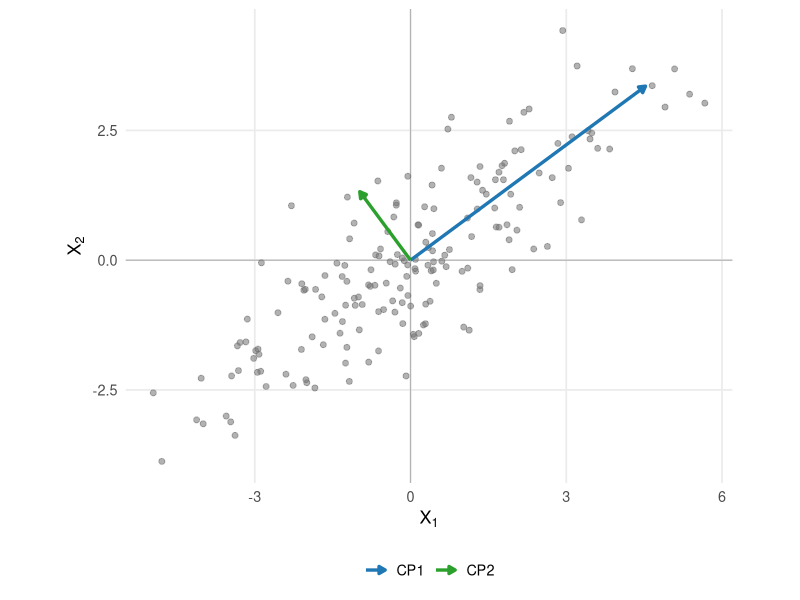
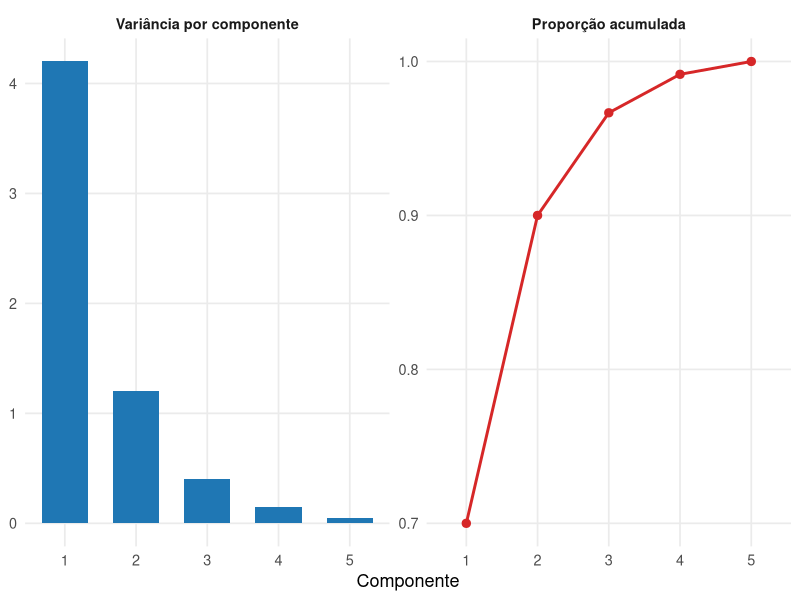
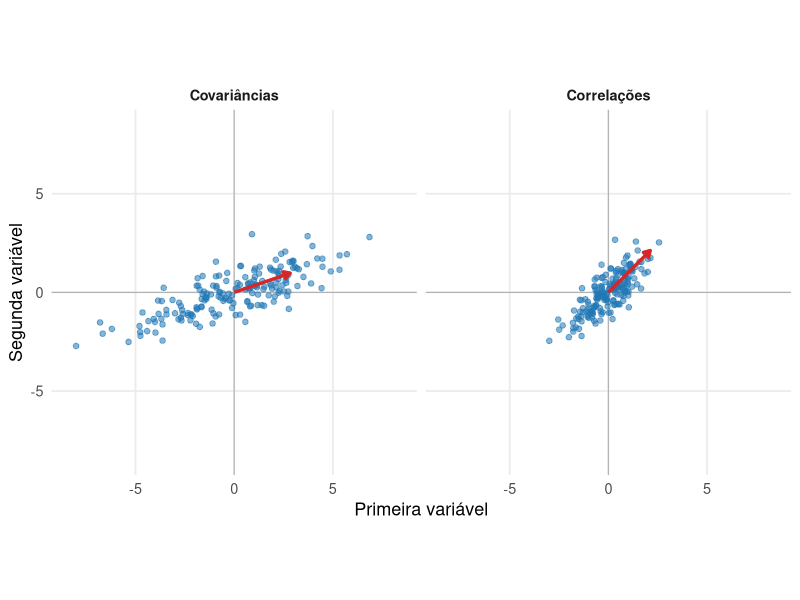
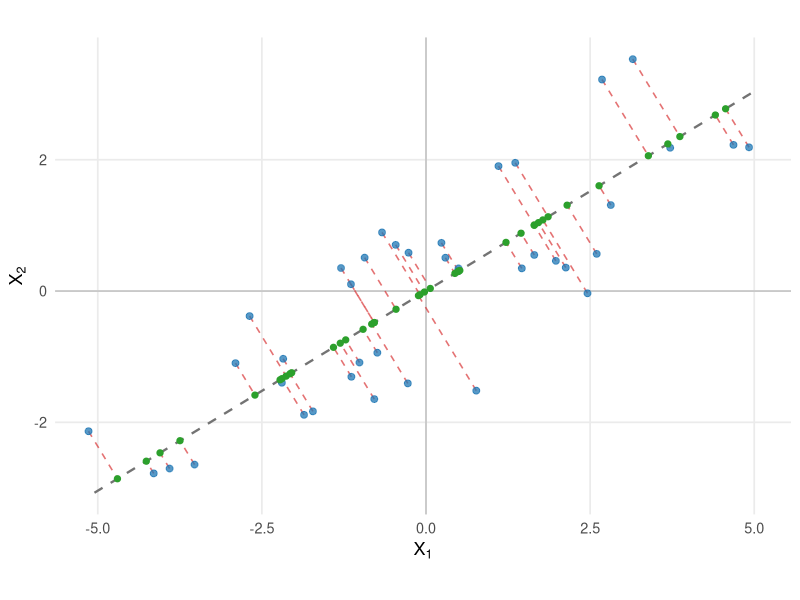
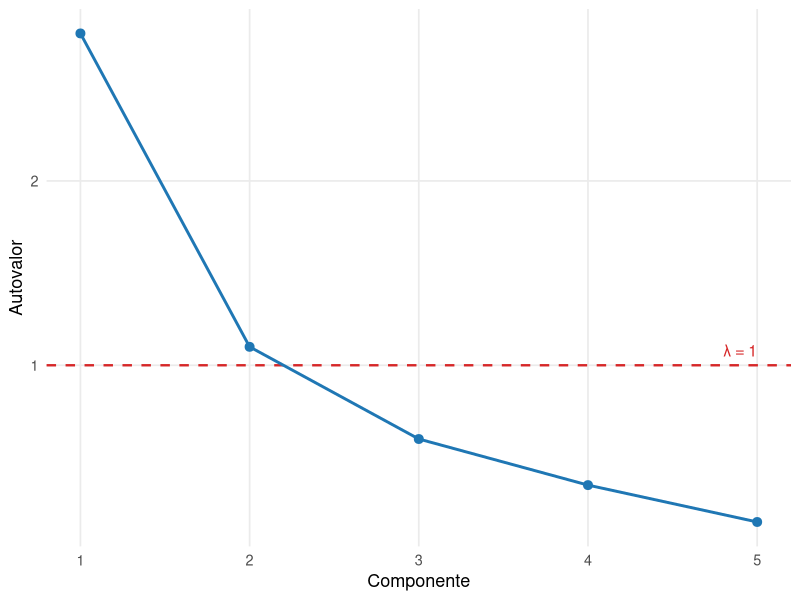
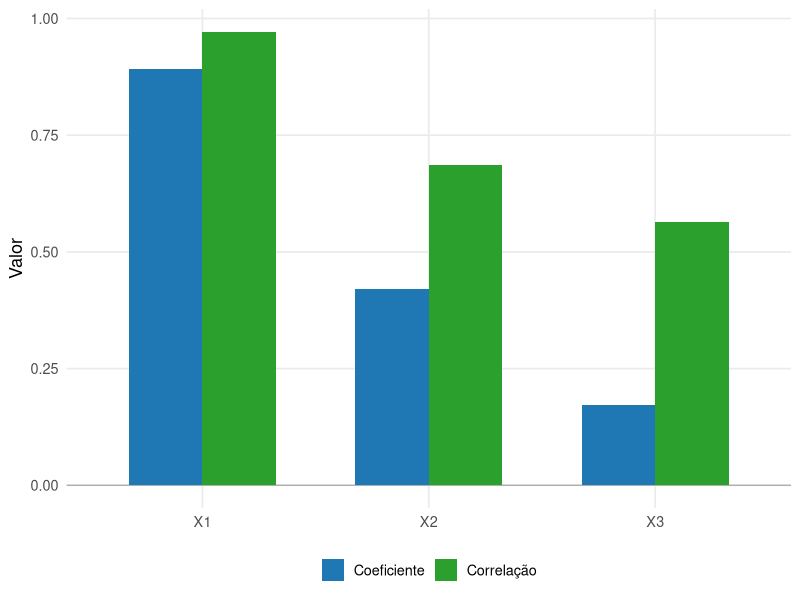

Write the R code that produced these figures, in order.
## ---- chunk 1
#| label: fig-acp-direcoes-principais
#| echo: false
#| warning: false
#| message: false
#| fig-cap: "As direções principais acompanham os eixos de maior e menor variabilidade da nuvem de observações."
#| fig-width: 7
#| fig-height: 6
#| fig-align: center

library(ggplot2)

set.seed(314)

Sigma <- matrix(
  c(
    5.0, 3.2,
    3.2, 3.0
  ),
  nrow = 2,
  byrow = TRUE
)

decomposicao <- eigen(
  Sigma,
  symmetric = TRUE
)

Q <- decomposicao$vectors
lambda <- decomposicao$values

Z <- matrix(
  stats::rnorm(360),
  ncol = 2
)

X <- Z %*%
  diag(
    sqrt(lambda),
    nrow = 2
  ) %*%
  t(Q)

X <- scale(
  X,
  center = TRUE,
  scale = FALSE
)

dados <- data.frame(
  X1 = X[, 1],
  X2 = X[, 2]
)

S <- stats::cov(X)

decomp_amostral <- eigen(
  S,
  symmetric = TRUE
)

A <- decomp_amostral$vectors
autovalores <- decomp_amostral$values

if (A[1, 1] < 0) {
  A[, 1] <- -A[, 1]
}

if (A[2, 2] < 0) {
  A[, 2] <- -A[, 2]
}

escala_eixos <- 2.2

eixos <- data.frame(
  componente = c(
    "CP1",
    "CP2"
  ),
  x = 0,
  y = 0,
  xend = escala_eixos *
    sqrt(autovalores) *
    A[1, ],
  yend = escala_eixos *
    sqrt(autovalores) *
    A[2, ]
)

cores <- c(
  "CP1" = "#1f77b4",
  "CP2" = "#2ca02c"
)

ggplot(
  dados,
  aes(
    x = X1,
    y = X2
  )
) +
  geom_hline(
    yintercept = 0,
    linewidth = 0.4,
    color = "gray70"
  ) +
  geom_vline(
    xintercept = 0,
    linewidth = 0.4,
    color = "gray70"
  ) +
  geom_point(
    alpha = 0.55,
    size = 1.7,
    color = "gray45"
  ) +
  geom_segment(
    data = eixos,
    aes(
      x = x,
      y = y,
      xend = xend,
      yend = yend,
      color = componente
    ),
    inherit.aes = FALSE,
    linewidth = 1.15,
    arrow = grid::arrow(
      length = grid::unit(
        0.18,
        "cm"
      ),
      type = "closed"
    )
  ) +
  scale_color_manual(
    values = cores,
    name = NULL
  ) +
  coord_equal() +
  labs(
    x = expression(X[1]),
    y = expression(X[2])
  ) +
  theme_minimal(
    base_size = 13
  ) +
  theme(
    panel.grid.minor = element_blank(),
    legend.position = "bottom"
  )
## ---- chunk 2
#| label: fig-acp-variancia-explicada
#| echo: false
#| warning: false
#| message: false
#| fig-cap: "Os autovalores quantificam a variância de cada componente, e sua soma acumulada determina a proporção da variabilidade representada pelas primeiras dimensões."
#| fig-width: 9
#| fig-height: 4.6
#| fig-align: center

library(ggplot2)

autovalores <- c(
  4.20,
  1.20,
  0.40,
  0.15,
  0.05
)

componentes <- seq_along(
  autovalores
)

dados_variancia <- data.frame(
  componente = componentes,
  valor = autovalores,
  painel = "Variância por componente"
)

dados_acumulada <- data.frame(
  componente = componentes,
  valor = cumsum(
    autovalores
  ) / sum(
    autovalores
  ),
  painel = "Proporção acumulada"
)

dados_variancia$painel <- factor(
  dados_variancia$painel,
  levels = c(
    "Variância por componente",
    "Proporção acumulada"
  )
)

dados_acumulada$painel <- factor(
  dados_acumulada$painel,
  levels = levels(
    dados_variancia$painel
  )
)

ggplot() +
  geom_col(
    data = dados_variancia,
    aes(
      x = componente,
      y = valor
    ),
    width = 0.65,
    fill = "#1f77b4"
  ) +
  geom_line(
    data = dados_acumulada,
    aes(
      x = componente,
      y = valor
    ),
    linewidth = 1,
    color = "#d62728"
  ) +
  geom_point(
    data = dados_acumulada,
    aes(
      x = componente,
      y = valor
    ),
    size = 2.5,
    color = "#d62728"
  ) +
  facet_wrap(
    vars(painel),
    scales = "free_y"
  ) +
  scale_x_continuous(
    breaks = componentes
  ) +
  labs(
    x = "Componente",
    y = NULL
  ) +
  theme_minimal(
    base_size = 13
  ) +
  theme(
    panel.grid.minor = element_blank(),
    strip.text = element_text(
      face = "bold"
    )
  )
## ---- chunk 3
#| label: fig-acp-covariancia-correlacao
#| echo: false
#| warning: false
#| message: false
#| fig-cap: "A ACP baseada em covariâncias preserva as escalas originais, enquanto a ACP baseada em correlações utiliza a geometria das variáveis padronizadas."
#| fig-width: 9
#| fig-height: 4.6
#| fig-align: center

library(ggplot2)

set.seed(731)

n <- 180

z1 <- stats::rnorm(n)

z2 <- 0.75 * z1 +
  sqrt(
    1 - 0.75^2
  ) *
  stats::rnorm(n)

X <- cbind(
  2.5 * z1,
  z2
)

X <- scale(
  X,
  center = TRUE,
  scale = FALSE
)

X_pad <- scale(
  X,
  center = TRUE,
  scale = TRUE
)

S <- stats::cov(X)
R <- stats::cor(X)

eig_S <- eigen(
  S,
  symmetric = TRUE
)

eig_R <- eigen(
  R,
  symmetric = TRUE
)

a_S <- eig_S$vectors[, 1]
a_R <- eig_R$vectors[, 1]

if (a_S[1] < 0) {
  a_S <- -a_S
}

if (a_R[1] < 0) {
  a_R <- -a_R
}

dados <- rbind(
  data.frame(
    C1 = X[, 1],
    C2 = X[, 2],
    painel = "Covariâncias"
  ),
  data.frame(
    C1 = X_pad[, 1],
    C2 = X_pad[, 2],
    painel = "Correlações"
  )
)

dados$painel <- factor(
  dados$painel,
  levels = c(
    "Covariâncias",
    "Correlações"
  )
)

comprimento <- 3

eixos <- rbind(
  data.frame(
    painel = "Covariâncias",
    x = 0,
    y = 0,
    xend = comprimento * a_S[1],
    yend = comprimento * a_S[2]
  ),
  data.frame(
    painel = "Correlações",
    x = 0,
    y = 0,
    xend = comprimento * a_R[1],
    yend = comprimento * a_R[2]
  )
)

eixos$painel <- factor(
  eixos$painel,
  levels = levels(
    dados$painel
  )
)

limite <- 1.05 * max(
  abs(
    c(
      dados$C1,
      dados$C2
    )
  )
)

ggplot(
  dados,
  aes(
    x = C1,
    y = C2
  )
) +
  geom_hline(
    yintercept = 0,
    linewidth = 0.4,
    color = "gray70"
  ) +
  geom_vline(
    xintercept = 0,
    linewidth = 0.4,
    color = "gray70"
  ) +
  geom_point(
    color = "#1f77b4",
    alpha = 0.55,
    size = 1.6
  ) +
  geom_segment(
    data = eixos,
    aes(
      x = x,
      y = y,
      xend = xend,
      yend = yend
    ),
    inherit.aes = FALSE,
    linewidth = 1.15,
    color = "#d62728",
    arrow = grid::arrow(
      length = grid::unit(
        0.18,
        "cm"
      ),
      type = "closed"
    )
  ) +
  facet_wrap(
    vars(painel)
  ) +
  coord_equal(
    xlim = c(
      -limite,
      limite
    ),
    ylim = c(
      -limite,
      limite
    )
  ) +
  labs(
    x = "Primeira variável",
    y = "Segunda variável"
  ) +
  theme_minimal(
    base_size = 13
  ) +
  theme(
    panel.grid.minor = element_blank(),
    strip.text = element_text(
      face = "bold"
    )
  )
## ---- chunk 4
#| label: fig-acp-projecao-reconstrucao
#| echo: false
#| warning: false
#| message: false
#| fig-cap: "A redução para uma componente substitui cada observação por sua projeção sobre a primeira direção principal; os segmentos ortogonais representam o erro de reconstrução."
#| fig-width: 7
#| fig-height: 6
#| fig-align: center

library(ggplot2)

set.seed(417)

Sigma <- matrix(
  c(
    5.0, 3.2,
    3.2, 3.0
  ),
  nrow = 2,
  byrow = TRUE
)

decomposicao <- eigen(
  Sigma,
  symmetric = TRUE
)

Z <- matrix(
  stats::rnorm(80),
  ncol = 2
)

X <- Z %*%
  diag(
    sqrt(
      decomposicao$values
    ),
    nrow = 2
  ) %*%
  t(
    decomposicao$vectors
  )

X <- scale(
  X,
  center = TRUE,
  scale = FALSE
)

S <- stats::cov(X)

decomp_amostral <- eigen(
  S,
  symmetric = TRUE
)

a1 <- decomp_amostral$vectors[, 1]

if (a1[1] < 0) {
  a1 <- -a1
}

escores <- as.vector(
  X %*% a1
)

projecoes <- escores %*%
  t(a1)

dados <- data.frame(
  x = X[, 1],
  y = X[, 2],
  xp = projecoes[, 1],
  yp = projecoes[, 2]
)

limite <- 1.15 * max(
  abs(
    c(
      dados$x,
      dados$y
    )
  )
)

reta <- data.frame(
  t = c(
    -limite,
    limite
  )
)

reta$x <- reta$t * a1[1]
reta$y <- reta$t * a1[2]

ggplot() +
  geom_hline(
    yintercept = 0,
    linewidth = 0.4,
    color = "gray70"
  ) +
  geom_vline(
    xintercept = 0,
    linewidth = 0.4,
    color = "gray70"
  ) +
  geom_line(
    data = reta,
    aes(
      x = x,
      y = y
    ),
    linewidth = 0.8,
    linetype = "dashed",
    color = "gray45"
  ) +
  geom_segment(
    data = dados,
    aes(
      x = x,
      y = y,
      xend = xp,
      yend = yp
    ),
    linewidth = 0.55,
    linetype = "dashed",
    color = "#d62728",
    alpha = 0.65
  ) +
  geom_point(
    data = dados,
    aes(
      x = x,
      y = y
    ),
    size = 2,
    color = "#1f77b4",
    alpha = 0.75
  ) +
  geom_point(
    data = dados,
    aes(
      x = xp,
      y = yp
    ),
    size = 1.8,
    color = "#2ca02c"
  ) +
  coord_equal() +
  labs(
    x = expression(X[1]),
    y = expression(X[2])
  ) +
  theme_minimal(
    base_size = 13
  ) +
  theme(
    panel.grid.minor = element_blank()
  )
## ---- chunk 5
#| label: fig-acp-scree
#| echo: false
#| warning: false
#| message: false
#| fig-cap: "Gráfico de declive dos autovalores. A linha tracejada indica a referência autovalor igual a 1 para uma ACP baseada em correlações."
#| fig-width: 7
#| fig-height: 4.6
#| fig-align: center

library(ggplot2)

autovalores_scree <- c(
  2.80,
  1.10,
  0.60,
  0.35,
  0.15
)

dados_scree <- data.frame(
  componente = seq_along(
    autovalores_scree
  ),
  autovalor = autovalores_scree
)

ggplot(
  dados_scree,
  aes(
    x = componente,
    y = autovalor
  )
) +
  geom_hline(
    yintercept = 1,
    linewidth = 0.8,
    linetype = "dashed",
    color = "#d62728"
  ) +
  geom_line(
    linewidth = 1,
    color = "#1f77b4"
  ) +
  geom_point(
    size = 2.7,
    color = "#1f77b4"
  ) +
  annotate(
    "text",
    x = 5,
    y = 1.08,
    label = "λ = 1",
    hjust = 1,
    color = "#d62728",
    size = 4
  ) +
  scale_x_continuous(
    breaks = dados_scree$componente
  ) +
  labs(
    x = "Componente",
    y = "Autovalor"
  ) +
  theme_minimal(
    base_size = 13
  ) +
  theme(
    panel.grid.minor = element_blank()
  )
## ---- chunk 6
#| label: fig-acp-coeficientes-correlacoes
#| echo: false
#| warning: false
#| message: false
#| fig-cap: "Os coeficientes definem a direção principal associada à componente, enquanto as correlações medem a associação linear de cada variável com essa componente."
#| fig-width: 7
#| fig-height: 4.5
#| fig-align: center

library(ggplot2)

Sigma <- matrix(
  c(
    9.0, 3.0, 1.5,
    3.0, 4.0, 0.8,
    1.5, 0.8, 1.0
  ),
  nrow = 3,
  byrow = TRUE
)

decomposicao <- eigen(
  Sigma,
  symmetric = TRUE
)

lambda1 <- decomposicao$values[1]

a1 <- decomposicao$vectors[, 1]

if (a1[1] < 0) {
  a1 <- -a1
}

correlacoes <- sqrt(
  lambda1
) * a1 / sqrt(
  diag(Sigma)
)

dados <- rbind(
  data.frame(
    Variavel = c(
      "X1",
      "X2",
      "X3"
    ),
    Valor = a1,
    Medida = "Coeficiente"
  ),
  data.frame(
    Variavel = c(
      "X1",
      "X2",
      "X3"
    ),
    Valor = correlacoes,
    Medida = "Correlação"
  )
)

cores <- c(
  "Coeficiente" = "#1f77b4",
  "Correlação" = "#2ca02c"
)

ggplot(
  dados,
  aes(
    x = Variavel,
    y = Valor,
    fill = Medida
  )
) +
  geom_hline(
    yintercept = 0,
    linewidth = 0.4,
    color = "gray65"
  ) +
  geom_col(
    position = "dodge",
    width = 0.65
  ) +
  scale_fill_manual(
    values = cores,
    name = NULL
  ) +
  labs(
    x = NULL,
    y = "Valor"
  ) +
  theme_minimal(
    base_size = 13
  ) +
  theme(
    panel.grid.minor = element_blank(),
    legend.position = "bottom"
  )
